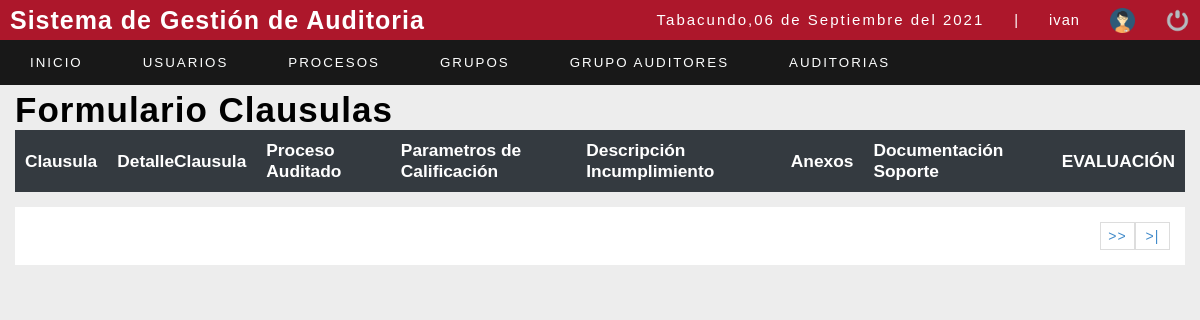
The app's page /sistema/formulario_clausulas.php?id=131 (signed in), older data.
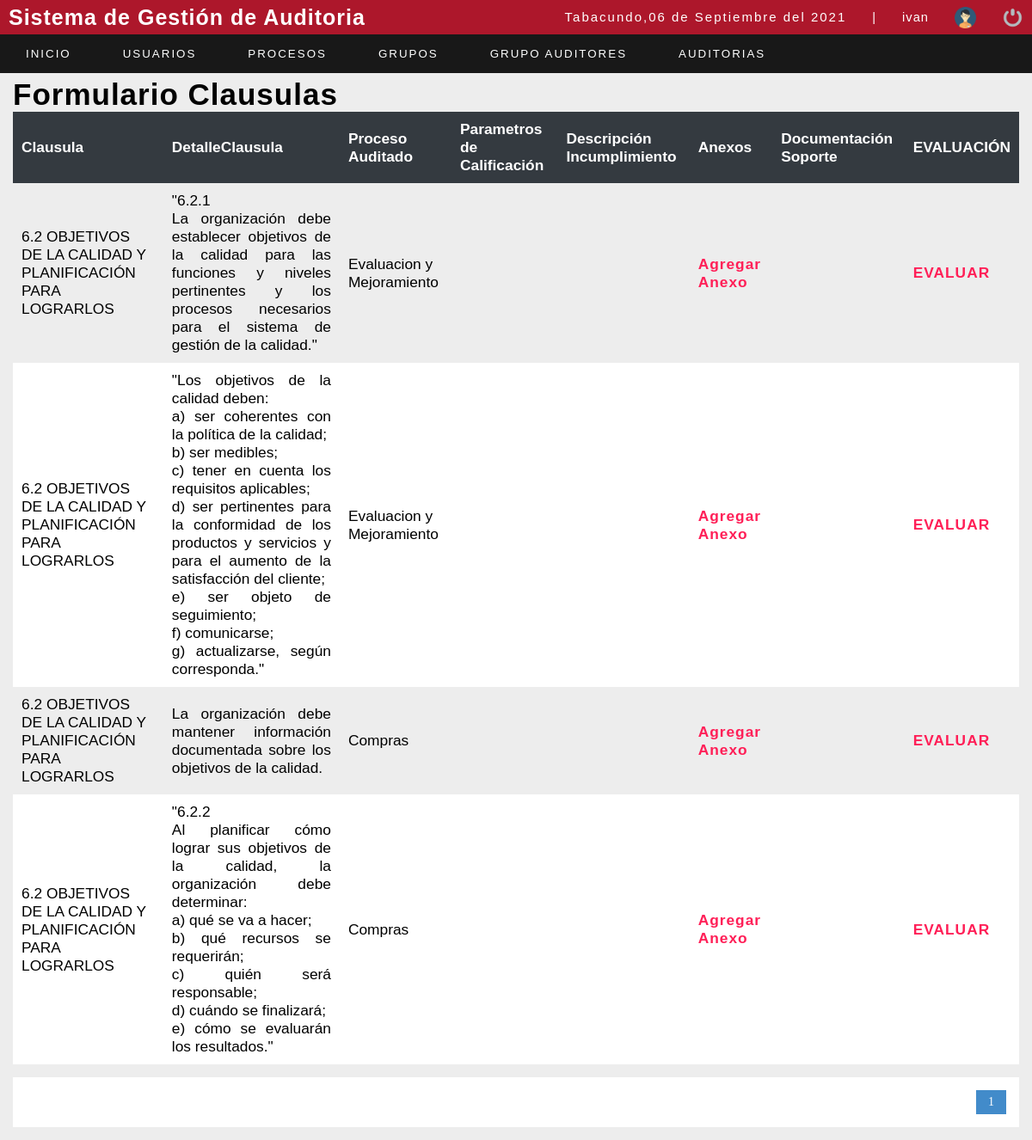
The same page, newer data.
### tables this page shows
CREATE TABLE `clausula` (
  `idclausula` int(11) NOT NULL,
  `clausula` varchar(200) NOT NULL,
  `detalleclausula` varchar(2000) NOT NULL,
  `idnorma` int(11) NOT NULL,
  `idproceso` int(11) NOT NULL
);

CREATE TABLE `procesos` (
  `idproceso` int(11) NOT NULL,
  `nombreproceso` varchar(50) NOT NULL,
  `liderproceso` int(11) NOT NULL
);

### sistema/formulario_clausulas.php (the view, shortened to what this page needs)
<?php
include "../conexion.php";
if (empty($_REQUEST['id'])) {
	header("location: lista_auditorvistapro.php");
} else {
	$iddetallaauditoria = $_REQUEST['id'];
}
?>
<!DOCTYPE html>
<html lang="en">
<head>
	<?php include "includes/scripts.php"; ?>
</head>
<body>
	<?php include "includes/header.php"; ?>
	<section id="container">
		<h1>Formulario Clausulas</h1>
		<table>
			<tr>
				<th>Clausula</th>
				<th>DetalleClausula</th>
				<th>Proceso Auditado</th>
				<th>Parametros de Calificación</th>
				<th>Descripción Incumplimiento</th>
				<th>Anexos</th>
				<th>Documentación Soporte</th>
				<th>EVALUACIÓN</th>
			</tr>
			<?php
			$sql_registe = mysqli_query($conection, "SELECT COUNT(*) as total_registro  FROM clausula c, detalleclausula dc, procesos p WHERE dc.idclausula=c.idclausula AND p.idproceso=c.idproceso AND dc.iddetalleauditoria=$iddetallaauditoria;");
			$result_register = mysqli_fetch_array($sql_registe);
			$total_registro = $result_register['total_registro'];
			$por_pagina =500;
			if (empty($_GET['pagina'])) {
				$pagina = 1;
			} else {
				$pagina = $_GET['pagina'];
			}
			$desde = ($pagina - 1) * $por_pagina;
			$total_paginas = ceil($total_registro / $por_pagina);
			if (empty($_REQUEST['id'])) {
				header("location: lista_auditorvistapro.php");
				mysqli_close($conection);
			} else {
				$iddetallaauditoria = $_REQUEST['id'];
				$query = mysqli_query($conection, "SELECT c.clausula,c.detalleclausula,p.nombreproceso,dc.parametroscalificacion,dc.desincumplimiento,dc.documentacionsoporte,dc.iddetalleclausula FROM clausula c, detalleclausula dc, procesos p WHERE dc.idclausula=c.idclausula AND p.idproceso=c.idproceso AND dc.iddetalleauditoria=$iddetallaauditoria ORDER BY c.idclausula ASC LIMIT $desde,$por_pagina");
				$result = mysqli_num_rows($query);
				if ($result > 0) {
					while ($data = mysqli_fetch_array($query)) {
			?>
						<tr>
							<td><?php echo $data[0]; ?></td>
							<?php
						$text = str_replace(["\n"],"<br/>",$data[1]);
						?>
							<td style="text-align: justify;"><?php echo $text; ?></td>
							<td><?php echo $data[2]; ?></td>
							<td><?php echo $data[3]; ?></td>
							<td><?php echo $data[4]; ?></td>
							<td><a style="color: #FF1F57; font-weight: bold" href="lista_anexo.php?id=<?php echo $data[6]; ?>&da=<?php echo $iddetallaauditoria ?> ">Agregar Anexo</a></td>
							<td><?php echo $data[5]; ?></td>
							<?php
							if (!isset($data[3])) {
							?>
								<td>
									<a style="color: #FF1F57; font-weight: bold" href="calificar_clausula.php?id=<?php echo $data[6]; ?>&da=<?php echo $iddetallaauditoria ?> ">EVALUAR</a>
								</td>
							<?php
							} else {
							?>
								<td>
									<a style="color: #00CC63; font-weight: bold" href="calificar_clausula.php?id=<?php echo $data[6]; ?>&da=<?php echo $iddetallaauditoria ?> ">EVALUADO</a>
								</td>
							<?php
							}
							?>
						</tr>
			<?php
					}
				}
			}
			?>
		</table>
		<div class=" paginador">
			<ul>
				<?php
				for ($i = 1; $i <= $total_paginas; $i++) {
					if ($i == $pagina) {
						echo '<li class="pageSelected">' . $i . '</li>';
					} else {
						echo '<li><a href="?pagina=' . $i . '">' . $i . '</a></li>';
					}
				}
				if ($pagina != $total_paginas) {
				?>
					<li><a href="?pagina=<?php echo $pagina + 1; ?>">>></a></li>
					<li><a href="?pagina=<?php echo $total_paginas; ?> ">>|</a></li>
				<?php } ?>
			</ul>
		</div>
	</section>
</body>
</html>

Row changes from the older to the newer data that the page shows:
added clausula: clausula "6.2 OBJETIVOS DE LA CALIDAD Y PLANIFICACIÓN PARA LOGRARLOS", detalleclausula "\"6.2.1 La organización debe establecer objetivos de la calidad para las funciones y niveles pertinentes y los procesos necesarios para el sistema de gestión de la calidad.\"", idproceso.nombreproceso "Evaluacion y Mejoramiento"
added clausula: clausula "6.2 OBJETIVOS DE LA CALIDAD Y PLANIFICACIÓN PARA LOGRARLOS", detalleclausula "\"Los objetivos de la calidad deben: a) ser coherentes con la política de la calidad; b) ser medibles; c) tener en cuenta los requisitos aplicables; d) ser pertinentes para la conformidad de los productos y servicios y para el aumento de la satisfacción del cliente; e) ser objeto de seguimiento; f) comunicarse; g) actualizarse, según corresponda.\"", idproceso.nombreproceso "Evaluacion y Mejoramiento"
added clausula: clausula "6.2 OBJETIVOS DE LA CALIDAD Y PLANIFICACIÓN PARA LOGRARLOS", detalleclausula "La organización debe mantener información documentada sobre los objetivos de la calidad.", idproceso.nombreproceso "Compras"
added clausula: clausula "6.2 OBJETIVOS DE LA CALIDAD Y PLANIFICACIÓN PARA LOGRARLOS", detalleclausula "\"6.2.2 Al planificar cómo lograr sus objetivos de la calidad, la organización debe determinar: a) qué se va a hacer; b) qué recursos se requerirán; c) quién será responsable; d) cuándo se finalizará; e) cómo se evaluarán los resultados.\"", idproceso.nombreproceso "Compras"
Text that changed along with them:
new list line: "1"
